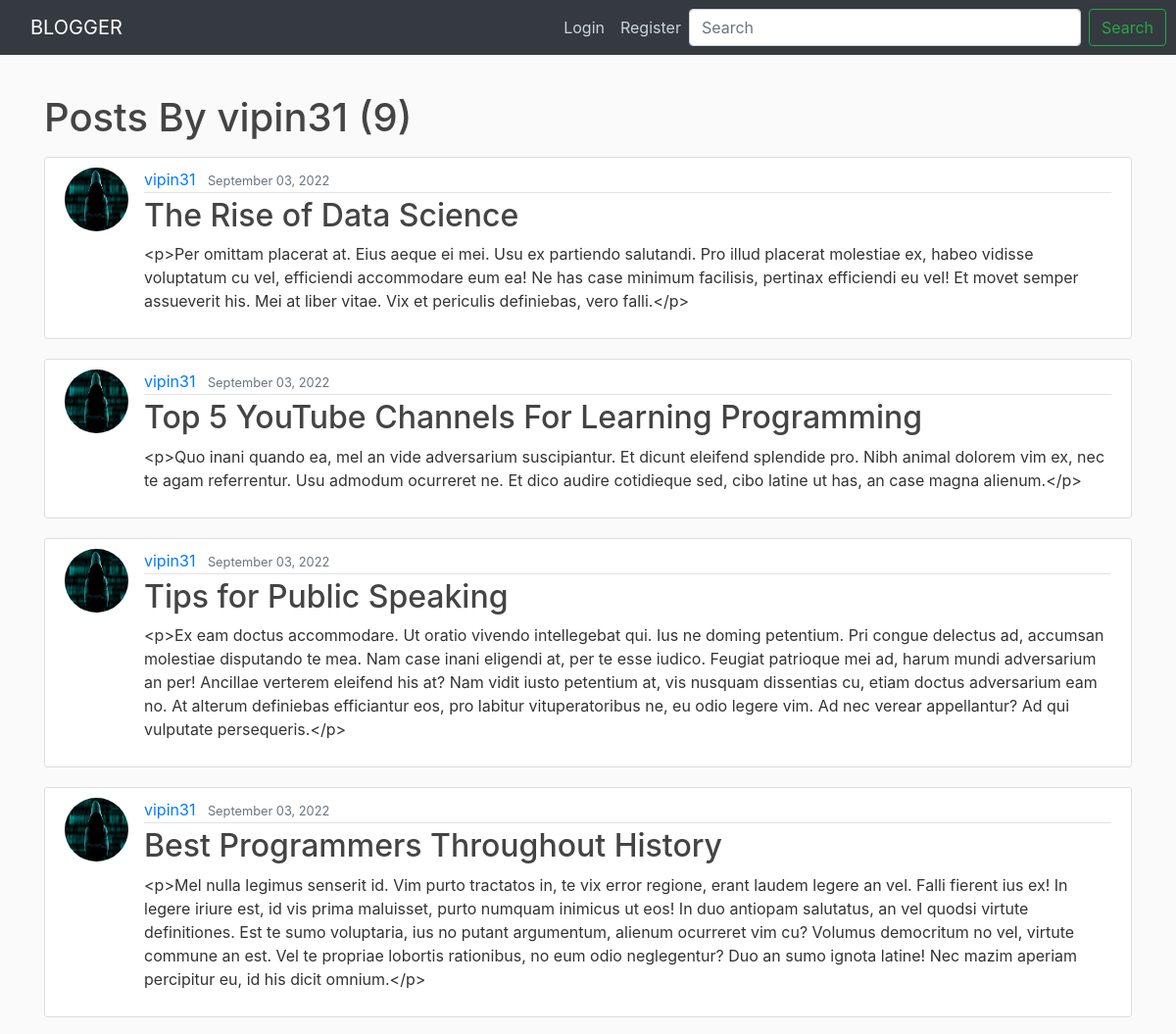
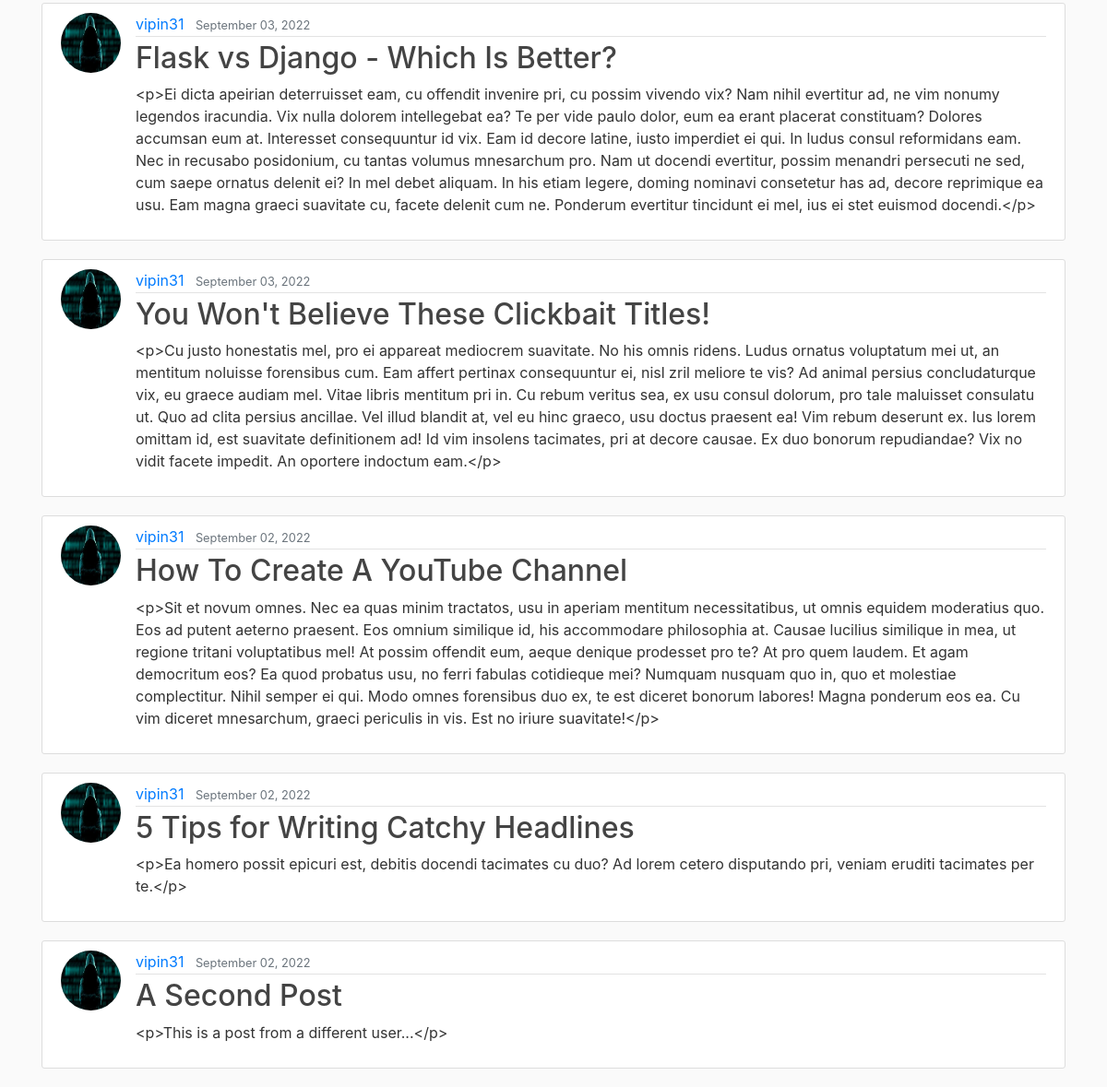
The page /user/vipin31/ on the database its author committed (2 pictures, top to bottom).
### blog/models.py (models this page shows, shortened)
class Post(models.Model):
    author = models.ForeignKey(
        settings.AUTH_USER_MODEL, on_delete=models.CASCADE)
    title = models.CharField(max_length=100)
    content=RichTextField(blank=True , null=True)
    liked = models.ManyToManyField(
        settings.AUTH_USER_MODEL, blank=True, related_name='liked')
    date_posted = models.DateTimeField(default=timezone.now)
    objects = PostManager()
    class Meta:
        ordering = ('-date_posted', )

### users/models.py (models this page shows, shortened)
class Profile(models.Model):
    user = models.OneToOneField(User, on_delete=models.CASCADE)
    image = models.ImageField(default='default.jpg', upload_to='profile_pics')

### blog/views.py (the view)
# urls.py: path('user/<str:username>/', UserPostListView.as_view(), name='user_posts'),
class UserPostListView(ListView):
    model = Post
    template_name = 'blog/user_posts.html'
    context_object_name = 'posts'
    paginate_by = 10
    def get_queryset(self):
        user = get_object_or_404(User, username=self.kwargs.get('username'))
        return Post.objects.filter(author=user).order_by('-date_posted')

### blog/templates/blog/user_posts.html (shortened to what this page needs)
{% extends "blog/base.html" %}
{% block content %}
    <h1 class="mb-3">Posts By {{view.kwargs.username}} ({{ page_obj.paginator.count }})</h1>
    {% for post in posts %}
        <article class="media content-section">
          <img class="rounded-circle article-img" src="{{ post.author.profile.image.url }}">
          <div class="media-body">
            <div class="article-metadata">
              <a class="mr-2" href="{% url 'user_posts' post.author.username %}">{{ post.author }}</a>
              <small class="text-muted">{{ post.date_posted|date:"F d, Y" }}</small>
            </div>
          <h2><a class="article-title" href="{% url 'post_detail' post.pk %}">{{ post.title }}</a></h2>
            <p class="article-content">{{ post.content }}</p>
          </div>
        </article>
    {% endfor %}
{% endblock content %}

### web/static/css/main.css (style rules this page uses)
body { background: #fafafa; color: #333333; margin-top: 5rem; }
h1, h2, h3, h4, h5, h6 { color: #444444; }
.content-section { background: #ffffff; padding: 10px 20px; border: 1px solid #dddddd; border-radius: 3px; margin-bottom: 20px; }
.article-title { color: #444444; }
.article-content { white-space: pre-line; }
.article-img { height: 65px; width: 65px; margin-right: 16px; }
.article-metadata { padding-bottom: 1px; margin-bottom: 4px; border-bottom: 1px solid #e3e3e3 }

### rows shown on the page
Post: author.profile.image (picture), author "vipin31", date_posted "September 03, 2022", title "The Rise of Data Science", content "<p>Per omittam placerat at. Eius aeque ei mei. Usu ex partiendo salutandi. Pro illud placerat molestiae ex, habeo vidisse voluptatum cu vel, efficiendi accommodare eum ea! Ne has case minimum facilisis, pertinax efficiendi eu vel! Et movet semper assueverit his. Mei at liber vitae. Vix et periculis definiebas, vero falli.</p>"
Post: author.profile.image (picture), author "vipin31", date_posted "September 03, 2022", title "Top 5 YouTube Channels For Learning Programming", content "<p>Quo inani quando ea, mel an vide adversarium suscipiantur. Et dicunt eleifend splendide pro. Nibh animal dolorem vim ex, nec te agam referrentur. Usu admodum ocurreret ne. Et dico audire cotidieque sed, cibo latine ut has, an case magna alienum.</p>"
Post: author.profile.image (picture), author "vipin31", date_posted "September 03, 2022", title "Tips for Public Speaking", content "<p>Ex eam doctus accommodare. Ut oratio vivendo intellegebat qui. Ius ne doming petentium. Pri congue delectus ad, accumsan molestiae disputando te mea. Nam case inani eligendi at, per te esse iudico. Feugiat patrioque mei ad, harum mundi adversarium an per! Ancillae verterem eleifend his at? Nam vidit iusto petentium at, vis nusquam dissentias cu, etiam doctus adversarium eam no. At alterum definiebas efficiantur eos, pro labitur vituperatoribus ne, eu odio legere vim. Ad nec verear appellantur? Ad qui vulputate persequeris.</p>"
Post: author.profile.image (picture), author "vipin31", date_posted "September 03, 2022", title "Best Programmers Throughout History", content "<p>Mel nulla legimus senserit id. Vim purto tractatos in, te vix error regione, erant laudem legere an vel. Falli fierent ius ex! In legere iriure est, id vis prima maluisset, purto numquam inimicus ut eos! In duo antiopam salutatus, an vel quodsi virtute definitiones. Est te sumo voluptaria, ius no putant argumentum, alienum ocurreret vim cu? Volumus democritum no vel, virtute commune an est. Vel te propriae lobortis rationibus, no eum odio neglegentur? Duo an sumo ignota latine! Nec mazim aperiam percipitur eu, id his dicit omnium.</p>"
Post: author.profile.image (picture), author "vipin31", date_posted "September 03, 2022", title "Flask vs Django - Which Is Better?", content "<p>Ei dicta apeirian deterruisset eam, cu offendit invenire pri, cu possim vivendo vix? Nam nihil evertitur ad, ne vim nonumy legendos iracundia. Vix nulla dolorem intellegebat ea? Te per vide paulo dolor, eum ea erant placerat constituam? Dolores accumsan eum at. Interesset consequuntur id vix. Eam id decore latine, iusto imperdiet ei qui. In ludus consul reformidans eam. Nec in recusabo posidonium, cu tantas volumus mnesarchum pro. Nam ut docendi evertitur, possim menandri persecuti ne sed, cum saepe ornatus delenit ei? In mel debet aliquam. In his etiam legere, doming nominavi consetetur has ad, decore reprimique ea usu. Eam magna graeci suavitate cu, facete delenit cum ne. Ponderum…"
Post: author.profile.image (picture), author "vipin31", date_posted "September 03, 2022", title "You Won't Believe These Clickbait Titles!", content "<p>Cu justo honestatis mel, pro ei appareat mediocrem suavitate. No his omnis ridens. Ludus ornatus voluptatum mei ut, an mentitum noluisse forensibus cum. Eam affert pertinax consequuntur ei, nisl zril meliore te vis? Ad animal persius concludaturque vix, eu graece audiam mel. Vitae libris mentitum pri in. Cu rebum veritus sea, ex usu consul dolorum, pro tale maluisset consulatu ut. Quo ad clita persius ancillae. Vel illud blandit at, vel eu hinc graeco, usu doctus praesent ea! Vim rebum deserunt ex. Ius lorem omittam id, est suavitate definitionem ad! Id vim insolens tacimates, pri at decore causae. Ex duo bonorum repudiandae? Vix no vidit facete impedit. An oportere indoctum eam.</p>"
Post: author.profile.image (picture), author "vipin31", date_posted "September 02, 2022", title "How To Create A YouTube Channel", content "<p>Sit et novum omnes. Nec ea quas minim tractatos, usu in aperiam mentitum necessitatibus, ut omnis equidem moderatius quo. Eos ad putent aeterno praesent. Eos omnium similique id, his accommodare philosophia at. Causae lucilius similique in mea, ut regione tritani voluptatibus mel! At possim offendit eum, aeque denique prodesset pro te? At pro quem laudem. Et agam democritum eos? Ea quod probatus usu, no ferri fabulas cotidieque mei? Numquam nusquam quo in, quo et molestiae complectitur. Nihil semper ei qui. Modo omnes forensibus duo ex, te est diceret bonorum labores! Magna ponderum eos ea. Cu vim diceret mnesarchum, graeci periculis in vis. Est no iriure suavitate!</p>"
Post: author.profile.image (picture), author "vipin31", date_posted "September 02, 2022", title "5 Tips for Writing Catchy Headlines", content "<p>Ea homero possit epicuri est, debitis docendi tacimates cu duo? Ad lorem cetero disputando pri, veniam eruditi tacimates per te.</p>"
Post: author.profile.image (picture), author "vipin31", date_posted "September 02, 2022", title "A Second Post", content "<p>This is a post from a different user...</p>"

### other values the page prints
{{ view.kwargs.username }} "vipin31"
{{ page_obj.paginator.count }} "9"
